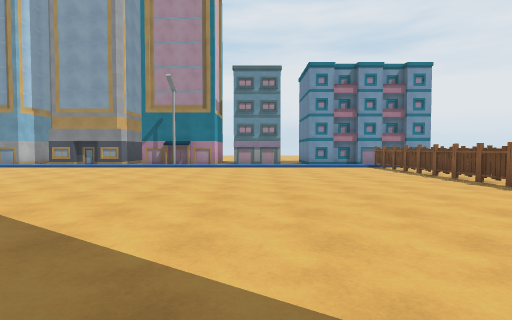
View 1 (above)

19 first-person views from a walk through a Unity game level. The camera is 1.3 m above the floor, tilts 2° down and sees 80° across. The floor is counted in squares, 2 m on a side. Each view is taken from the middle of a square. On the plan, view 1 faces up. The plan holds only what a view shows up to about 10 squares ahead; the rest is blank. The place goes on beyond the plan. The player character is not drawn. Door leaves are left out, so doorways stand open. Surface patterns are stand-ins for the level's own textures.

View 2
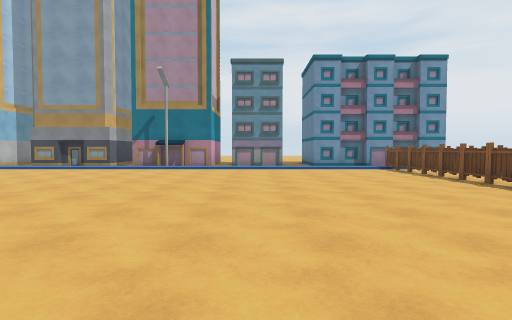

View 3
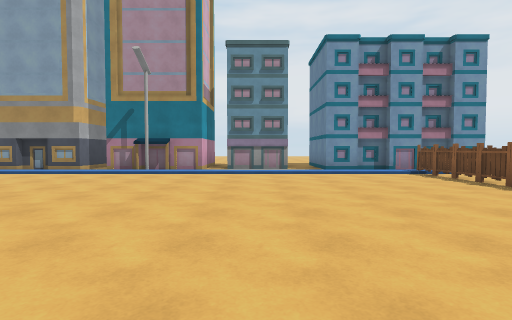

View 4
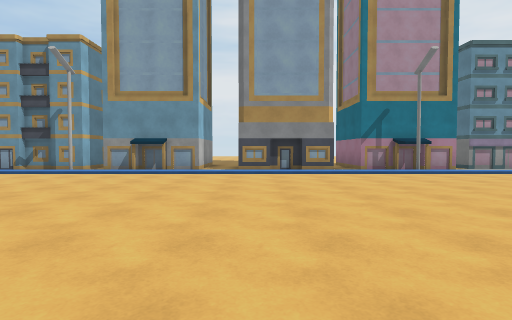

View 5
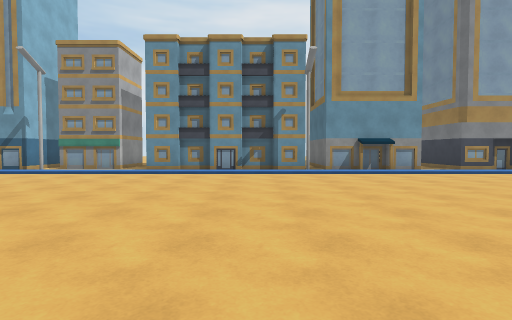

View 6
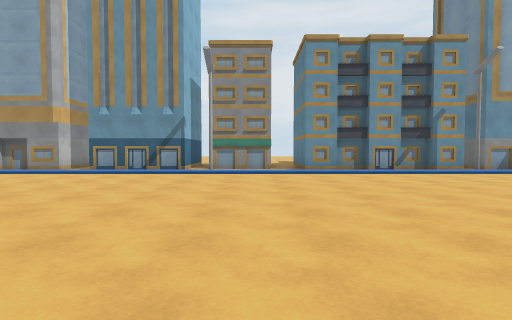

View 7
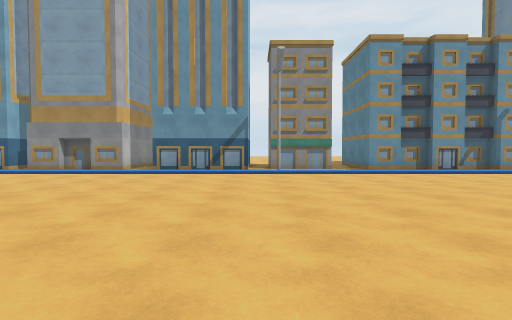

View 8
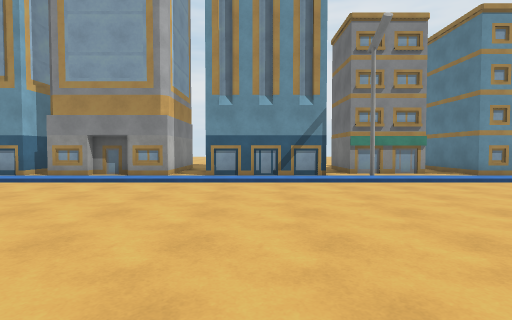

View 9
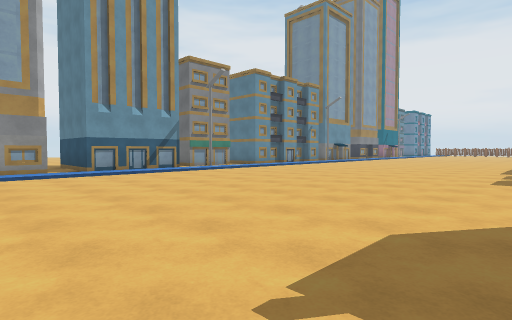

View 10
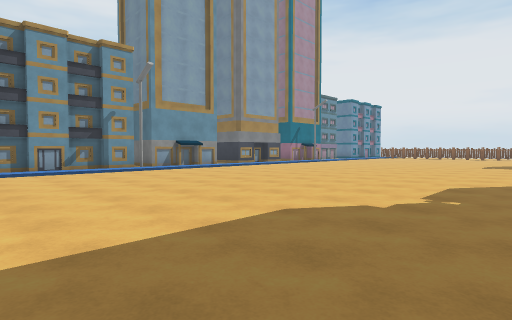

View 11
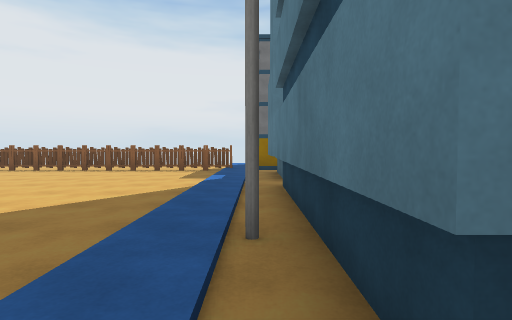

View 12
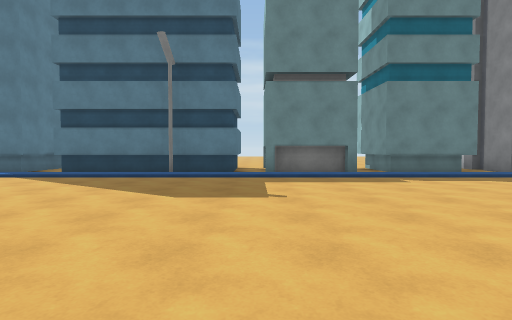

View 13
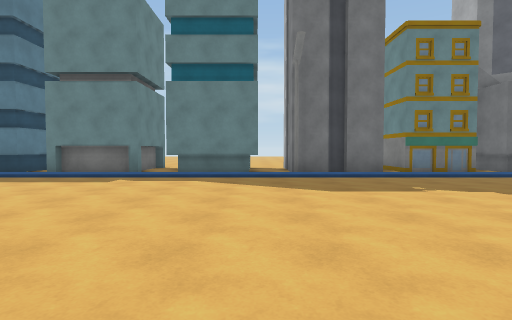

View 14
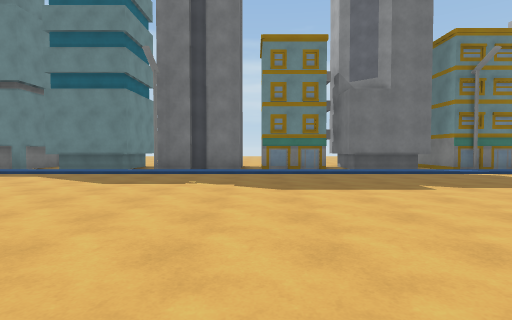

View 15
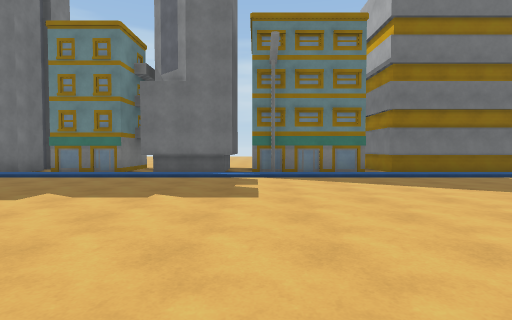

View 16
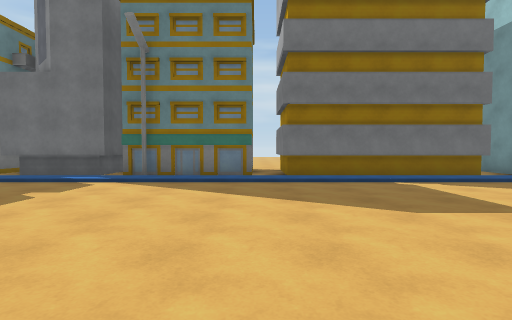

View 17
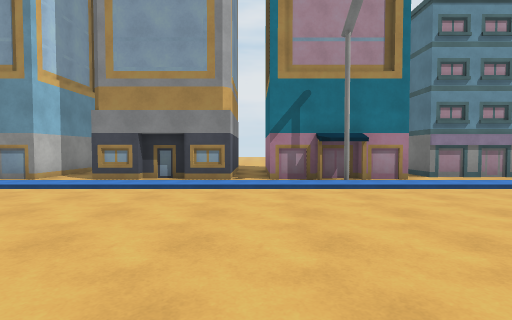

View 18
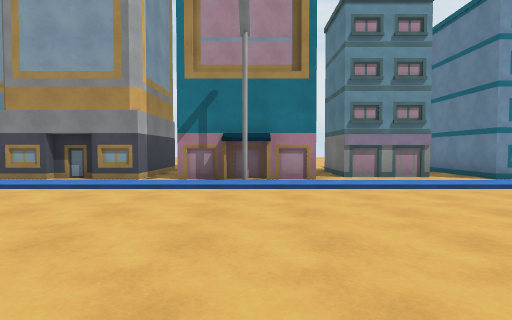

View 19
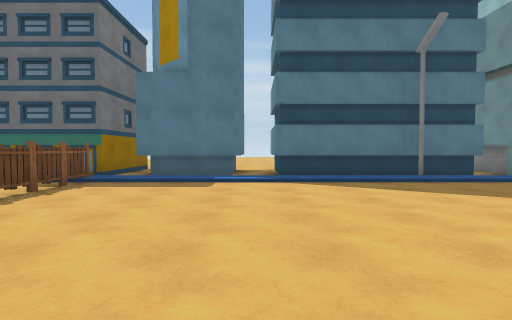

### Floor plan
Key: @ floor where view 1 was taken; # wall or solid block; x gap in a wall; . floor; / step, stairs or slope; = window, fence, low wall or low ledge; T thing the floor can be seen under or through.
Columns run from 28 left of view 1 to 7 right of it. Each row starts with its distance up from view 1.
 15  #.    #  #       #   #.#  #   #
 14  #.#  .# .#       #.  #.# ### .#
 13 ##.###.##.#####.###.###.###.##.#####
 12  ......#   ....#./.......#.....
 11 ////////////////////////////////=/
 10 ................................x.
  9 ................................T.
  8 ................................T.
  7 ................................x.
  6 ................................T.
  5 ................................T.
  4 ................................x.
  3 ................................T.
  2 ................................T.
  1 ////////////////////////////////T.
  0 .....###........#........#..@....###
 -1 ###### ######.######.##.#####.####
 -2    ##   ##### ###  #.##.#   #.#  #
 -3     #                            #

Positions as (right, up) in squares from view 1, and headings:
1: (0, 0), facing up
2: (0, 1), facing up
3: (0, 3), facing up
4: (-8, 3), facing up
5: (-15, 3), facing up
6: (-20, 3), facing up
7: (-22, 3), facing up
8: (-24, 5), facing up
9: (-28, 3), facing up-right
10: (-18, 2), facing up-right
11: (-5, 0), facing right
12: (-5, 8), facing down
13: (-11, 8), facing down
14: (-15, 9), facing down
15: (-21, 8), facing down
16: (-24, 7), facing down
17: (-5, 6), facing up
18: (-3, 6), facing up
19: (1, 7), facing down
